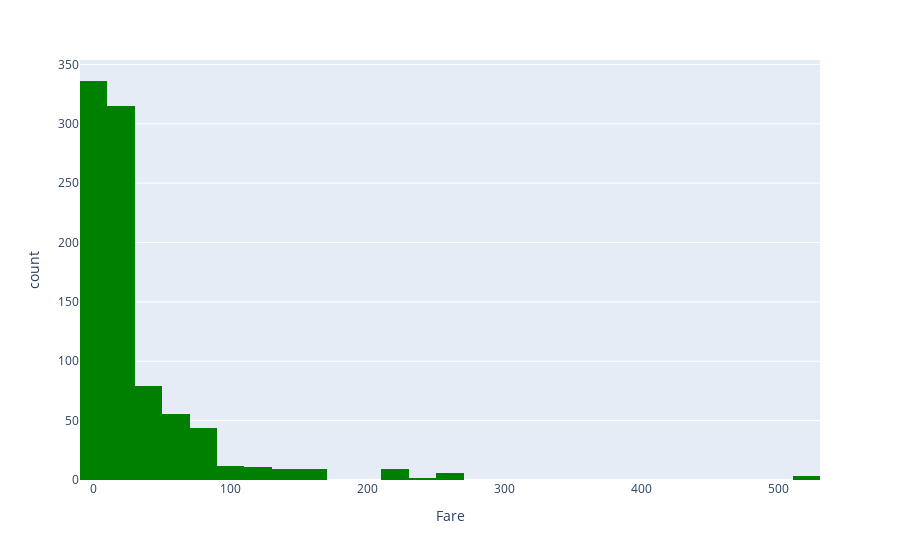

Notebook code cell kept with this figure:
### Code cell
import plotly.express as px

fig = px.histogram(dataset, x="Fare", nbins=30, color_discrete_sequence=["green"])
fig.show()

### Figure 1 — Plotly figure (JSON) as saved in the notebook; plotly's stock layout.template omitted (floating-point values rounded to 4 significant figures; data arrays with more than 128 entries replaced by an {"elided": "..."} marker saying what was removed)
{"data": [{"bingroup": "x", "hovertemplate": "Fare=%{x}<br>count=%{y}<extra></extra>", "legendgroup": "", "marker": {"color": "green", "pattern": {"shape": ""}}, "name": "", "nbinsx": 30, "orientation": "v", "showlegend": false, "type": "histogram", "x": {"elided": "891 float values"}, "xaxis": "x", "yaxis": "y"}], "layout": {"barmode": "relative", "legend": {"tracegroupgap": 0}, "margin": {"t": 60}, "xaxis": {"anchor": "y", "domain": [0, 1], "title": {"text": "Fare"}}, "yaxis": {"anchor": "x", "domain": [0, 1], "title": {"text": "count"}}}}
